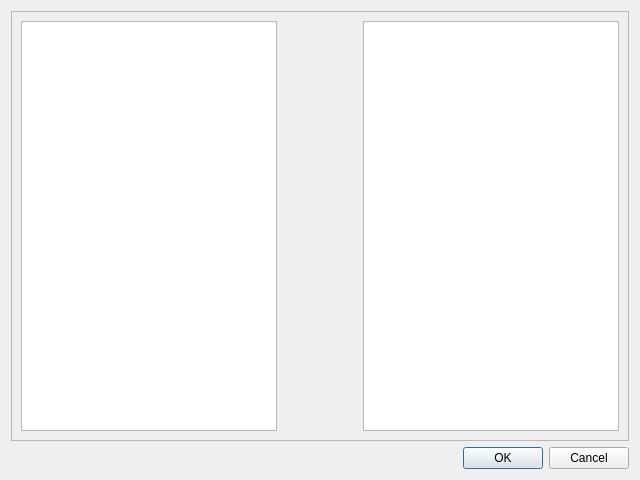
<?xml version="1.0" encoding="UTF-8"?>
<ui version="4.0">
 <class>Dialog</class>
 <widget class="QDialog" name="Dialog">
  <property name="geometry">
   <rect>
    <x>0</x>
    <y>0</y>
    <width>640</width>
    <height>480</height>
   </rect>
  </property>
  <property name="windowTitle">
   <string>Dialog</string>
  </property>
  <layout class="QVBoxLayout" name="verticalLayout">
   <item>
    <widget class="QFrame" name="frame">
     <property name="frameShape">
      <enum>QFrame::StyledPanel</enum>
     </property>
     <property name="frameShadow">
      <enum>QFrame::Raised</enum>
     </property>
     <layout class="QHBoxLayout" name="horizontalLayout">
      <item>
       <widget class="QTableWidget" name="tableWidget_from"/>
      </item>
      <item>
       <spacer name="horizontalSpacer">
        <property name="orientation">
         <enum>Qt::Horizontal</enum>
        </property>
        <property name="sizeHint" stdset="0">
         <size>
          <width>40</width>
          <height>20</height>
         </size>
        </property>
       </spacer>
      </item>
      <item>
       <widget class="QTableWidget" name="tableWidget_to"/>
      </item>
     </layout>
    </widget>
   </item>
   <item>
    <widget class="QDialogButtonBox" name="buttonBox">
     <property name="orientation">
      <enum>Qt::Horizontal</enum>
     </property>
     <property name="standardButtons">
      <set>QDialogButtonBox::Cancel|QDialogButtonBox::Ok</set>
     </property>
    </widget>
   </item>
  </layout>
 </widget>
 <resources/>
 <connections>
  <connection>
   <sender>buttonBox</sender>
   <signal>accepted()</signal>
   <receiver>Dialog</receiver>
   <slot>accept()</slot>
   <hints>
    <hint type="sourcelabel">
     <x>248</x>
     <y>254</y>
    </hint>
    <hint type="destinationlabel">
     <x>157</x>
     <y>274</y>
    </hint>
   </hints>
  </connection>
  <connection>
   <sender>buttonBox</sender>
   <signal>rejected()</signal>
   <receiver>Dialog</receiver>
   <slot>reject()</slot>
   <hints>
    <hint type="sourcelabel">
     <x>316</x>
     <y>260</y>
    </hint>
    <hint type="destinationlabel">
     <x>286</x>
     <y>274</y>
    </hint>
   </hints>
  </connection>
 </connections>
</ui>
